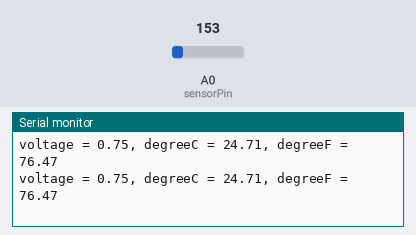
Simulated run of this sketch. Board: Arduino Uno, built with avr-gcc and run on an emulated ATmega328P. On the bench: the last lines printed to the serial monitor. The inputs (shaded band) are chosen by the test bench; at power-on: A0 (sensorPin) = 153.

Above: at 1.8 s.
1.9 s: A0 (sensorPin) set to 165
At 2.5 s:
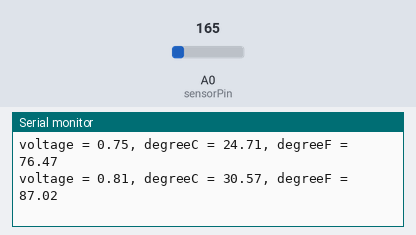
3.4 s: A0 (sensorPin) set to 175
At 4.8 s:
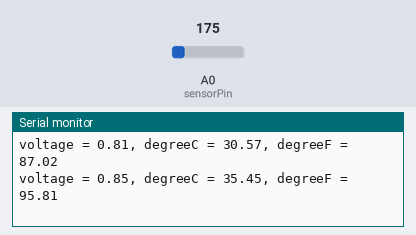
Timing chart, 0 to 6.4 s (numbered marks = the images above; inputs shaded):
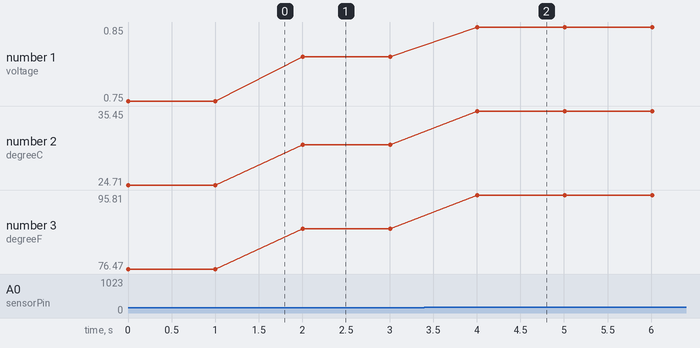

Measured:
- after the input at 1.9 s, the serial monitor: prints a new line after 0.10 s (image 1)
- after the input at 3.4 s, the serial monitor: prints a new line after 0.61 s (image 2)
- plotted number 1: 0.75 → 0.81 after the input at 1.9 s, 0.81 → 0.85 after the input at 3.4 s
- plotted number 2: 24.71 → 30.57 after the input at 1.9 s, 30.57 → 35.45 after the input at 3.4 s
- plotted number 3: 76.47 → 87.02 after the input at 1.9 s, 87.02 → 95.81 after the input at 3.4 s

The sketch:

Practice07.ino
```cpp
//Chapter07 - 온도 센서 구동

int sensorPin = 0;

void setup() {
  // put your setup code here, to run once:

  Serial.begin(9600);
  //시리얼 모니터를 사용하기전 초기화단계(통신속도:9600 baud rate 는 같은 속도로 설정이 되어있어야함)
}

void loop() {
  // put your main code here, to run repeatedly:

  float sensorValue;

  sensorValue = analogRead(sensorPin);
  float voltage = sensorValue * 0.004882814;
  float degreeC = (voltage - 0.5) * 100;
  //TMP36은 섭씨 25도 일때 750mV 출력이므로 섭씨 x도를 알려면 voltage에 100/750를 곱해야함
  //
  float degreeF = (degreeC * 9 / 5) + 32;

  Serial.print("voltage = ");
  Serial.print(voltage);
  Serial.print(", ");

  Serial.print("degreeC = ");
  Serial.print(degreeC);
  Serial.print(", ");

  Serial.print("degreeF = ");
  Serial.println(degreeF);
  delay(1000);
}
```
